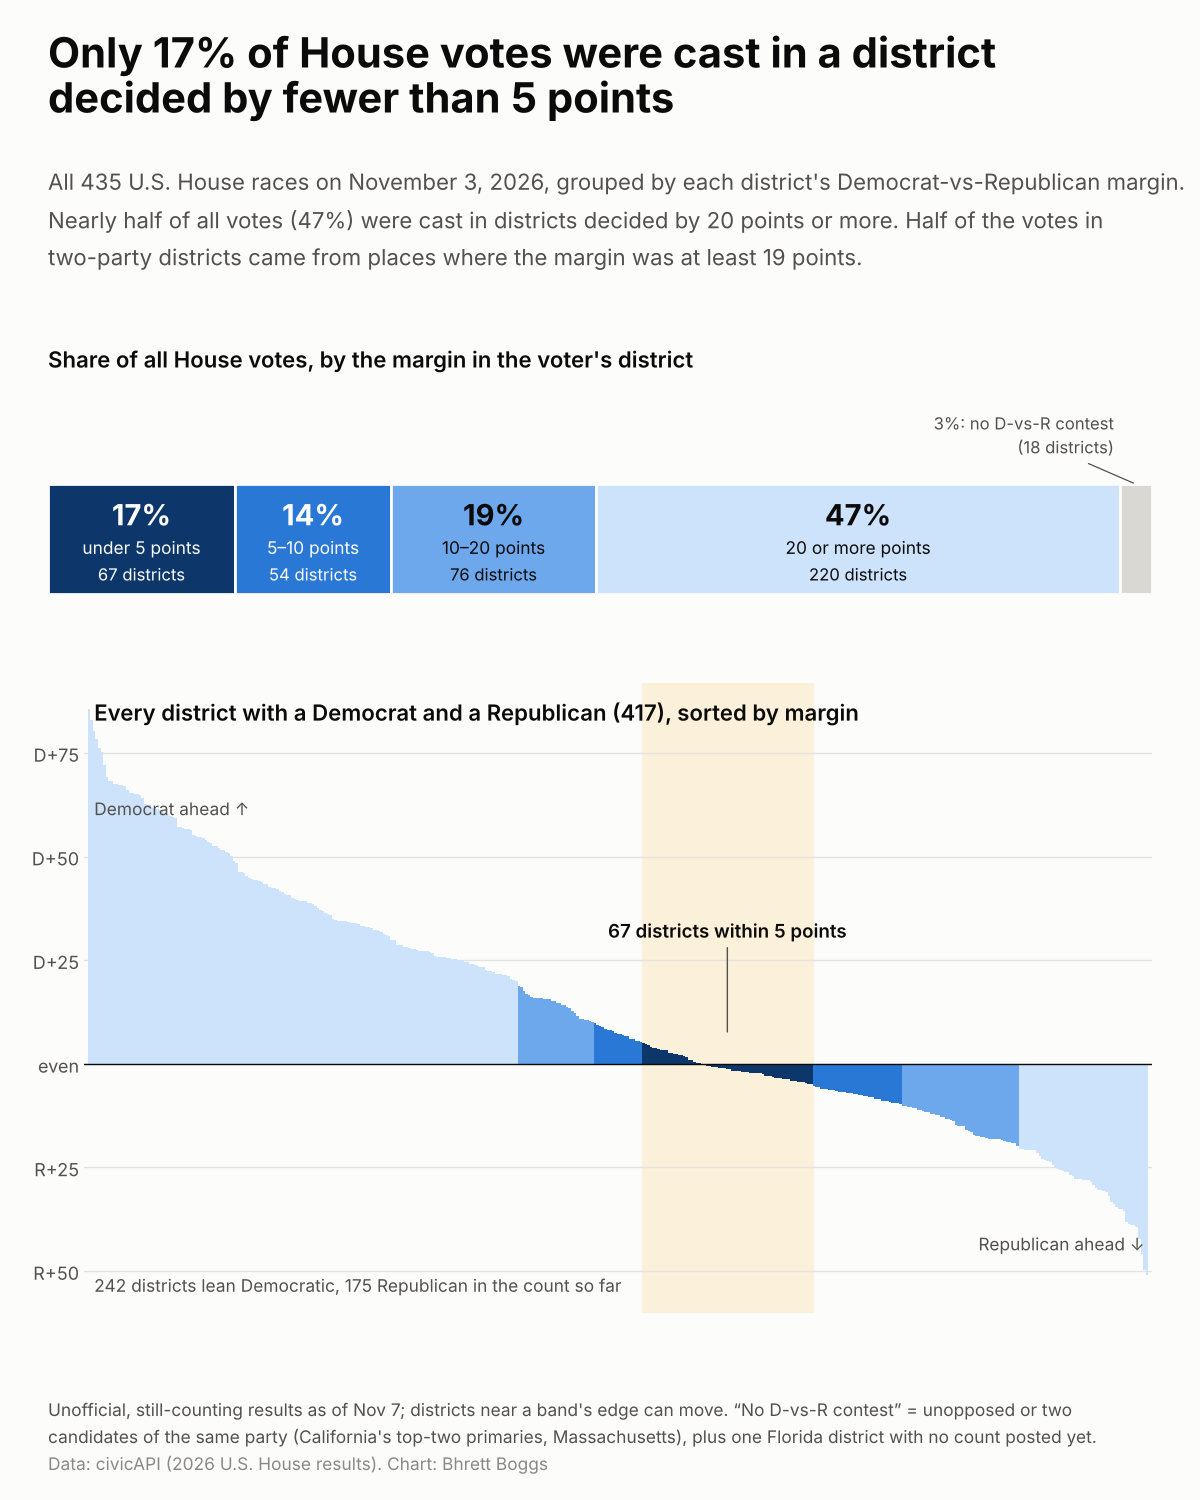

This chart was generated by the following Python code:
"""How many House votes were cast in a real contest? Every 2026 district by its margin, and the votes behind them.

Reads  data/raw/civicapi/races.csv
Writes viz/house_competition/house_competition.png

Top: all votes cast in U.S. House races, split by how close the district ended up. Bottom: every district
as one bar, sorted from the biggest Democratic margin to the biggest Republican one, colored by the same bands.
"""
import sys
from pathlib import Path

import matplotlib.pyplot as plt
import numpy as np
import pandas as pd

sys.path.insert(0, str(Path(__file__).resolve().parents[1]))
sys.path.insert(0, str(Path(__file__).resolve().parents[2] / "pipeline"))
from common import party_bucket  # noqa: E402
from style import CLEAN, FIGSIZE, GRID, INK, INK_2, MUTED, SURFACE, footer, setup, titles  # noqa: E402

HERE = Path(__file__).resolve().parent
RAW = HERE.parents[1] / "data" / "raw"
BANDS = ["under 5", "5–10", "10–20", "20 or more", "no D-vs-R contest"]
COLOR = {"under 5": "#0d366b", "5–10": "#2a78d6", "10–20": "#6da7ec", "20 or more": "#cde2fb",
         "no D-vs-R contest": "#d9d8d3"}
TEXT_ON = {"under 5": SURFACE, "5–10": SURFACE, "10–20": INK, "20 or more": INK, "no D-vs-R contest": INK}


def load() -> pd.DataFrame:
    c = pd.read_csv(RAW / "civicapi" / "races.csv", low_memory=False)
    h = c[(c.type == "House of Representatives") & (c.state != "US")
          & ~c.election_type.str.contains("Primary|Runoff", case=False, na=False)].copy()
    h["b"] = h.party.map(party_bucket)
    p = h.pivot_table(index="race_id", columns="b", values="votes", aggfunc="sum", fill_value=0)
    meta = h.groupby("race_id").agg(name=("election_name", "first"), pr=("percent_reporting", "max"))
    d = p.join(meta)
    d["tot"] = d[["D", "R", "O"]].sum(axis=1)
    contested = (d.D > 0) & (d.R > 0)
    d["margin"] = np.where(contested, (d.D - d.R) / d.tot.replace(0, np.nan) * 100, np.nan)
    d["band"] = pd.cut(d.margin.abs(), [-0.1, 5, 10, 20, 100], labels=BANDS[:4]).astype(object)
    d["band"] = d.band.fillna(BANDS[4])
    return d


def main() -> None:
    setup()
    d = load()
    res = d.groupby("band").agg(districts=("tot", "size"), votes=("tot", "sum")).reindex(BANDS)
    res["share"] = res.votes / res.votes.sum()
    con = d.dropna(subset=["margin"]).sort_values("margin", ascending=False)
    # Vote-weighted median of |margin|: half of all votes in D-vs-R districts were cast where the margin was this or wider.
    order = con.margin.abs().sort_values()
    cum = con.loc[order.index, "tot"].cumsum() / con.tot.sum()
    weighted_median = order[cum >= 0.5].iloc[0]

    fig = plt.figure(figsize=FIGSIZE, dpi=100)
    # --- stacked bar of votes ------------------------------------------------------------
    ax1 = fig.add_axes([0.04, 0.60, 0.92, 0.13])
    left = 0
    for band, r in res.iterrows():
        ax1.barh(0, r.share, left=left, height=0.9, color=COLOR[band], ec=SURFACE, lw=2)
        if r.share > 0.06:
            ax1.text(left + r.share / 2, 0.2, f"{r.share:.0%}", ha="center", va="center", fontsize=21, weight="bold",
                     color=TEXT_ON[band])
            ax1.text(left + r.share / 2, -0.07, f"{band} points", ha="center", va="center", fontsize=12.5,
                     color=TEXT_ON[band])
            ax1.text(left + r.share / 2, -0.29, f"{int(r.districts)} districts", ha="center", va="center", fontsize=12,
                     color=TEXT_ON[band])
        else:
            ax1.annotate(f"{r.share:.0%}: {band}\n({int(r.districts)} districts)", (left + r.share / 2, 0.45),
                         xytext=(left + r.share / 2 - 0.02, 0.85), textcoords="data", fontsize=12, color=INK_2,
                         ha="right", va="center", arrowprops=dict(arrowstyle="-", color=INK_2, lw=0.9), linespacing=1.2)
        left += r.share
    ax1.set_xlim(0, 1)
    ax1.set_ylim(-0.5, 1.1)
    ax1.axis("off")
    fig.text(0.04, 0.755, "Share of all House votes, by the margin in the voter's district", fontsize=16, weight="semibold")

    # --- every district as a bar ----------------------------------------------------------
    ax2 = fig.add_axes([0.07, 0.125, 0.89, 0.42])
    x = np.arange(len(con))
    ax2.bar(x, con.margin, width=1.0, color=[COLOR[b] for b in con.band], lw=0)
    ax2.axhline(0, color=INK, lw=1)
    close = con[con.band == "under 5"]
    i0, i1 = x[con.band.values == "under 5"].min(), x[con.band.values == "under 5"].max()
    ax2.axvspan(i0 - 0.5, i1 + 0.5, color="#fbf0d9", zorder=0)
    ax2.annotate(f"{len(close)} districts within 5 points", ((i0 + i1) / 2, 7), xytext=(0, 70), textcoords="offset points",
                 ha="center", fontsize=13.5, weight="semibold", color=INK,
                 arrowprops=dict(arrowstyle="-", color=INK_2, lw=1))
    ax2.set_xlim(-2, len(con) + 1)
    ax2.set_ylim(-60, 92)
    ax2.set_xticks([])
    ax2.set_yticks([-50, -25, 0, 25, 50, 75])
    ax2.set_yticklabels(["R+50", "R+25", "even", "D+25", "D+50", "D+75"])
    ax2.grid(axis="y", color=GRID, lw=1)
    ax2.set_axisbelow(True)
    for sp in ax2.spines.values():
        sp.set_visible(False)
    ax2.tick_params(length=0, labelsize=13)
    ax2.text(2, 88, f"Every district with a Democrat and a Republican ({len(con)}), sorted by margin", fontsize=16,
             weight="semibold", va="top")
    ax2.text(2, 60, "Democrat ahead ↑", fontsize=12.5, color=INK_2)
    ax2.text(len(con) - 2, -45, "Republican ahead ↓", fontsize=12.5, color=INK_2, ha="right")
    n_d, n_r = (con.margin > 0).sum(), (con.margin < 0).sum()
    ax2.text(2, -55, f"{n_d} districts lean Democratic, {n_r} Republican in the count so far", fontsize=12.5, color=INK_2)

    under5 = res.loc["under 5"]
    big = res.loc["20 or more"]
    titles(fig, f"Only {under5.share:.0%} of House votes were cast in a district",
           "decided by fewer than 5 points",
           f"All 435 U.S. House races on November 3, 2026, grouped by each district's Democrat-vs-Republican margin.\n"
           f"Nearly half of all votes ({big.share:.0%}) were cast in districts decided by 20 points or more. Half of the votes in\n"
           f"two-party districts came from places where the margin was at least {weighted_median:.0f} points.")
    footer(fig, [
        "Unofficial, still-counting results as of Nov 7; districts near a band's edge can move. “No D-vs-R contest” = unopposed or two",
        "candidates of the same party (California's top-two primaries, Massachusetts), plus one Florida district with no count posted yet.",
    ], "civicAPI (2026 U.S. House results)")

    out = HERE / "house_competition.png"
    fig.savefig(out, facecolor=SURFACE)
    print(f"wrote {out}\n{res.round(3)}\nvote-weighted median |margin| {weighted_median:.1f}")


if __name__ == "__main__":
    main()
